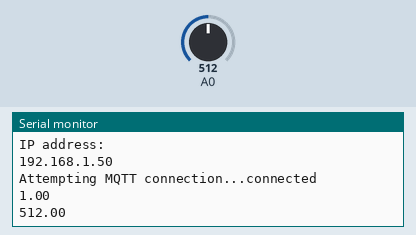
The sketch below on a simulated ESP8266 (NodeMCU). On the bench: the last lines printed to the serial monitor. Inputs (shaded band) come from the test bench; at power-on: A0 = 512. WiFi joins after 1.5 s; servers stay silent unless stated; no MQTT or app messages arrive unless stated.

Above: at 2.7 s.
2.8 s: A0 set to 716
At 4.1 s:
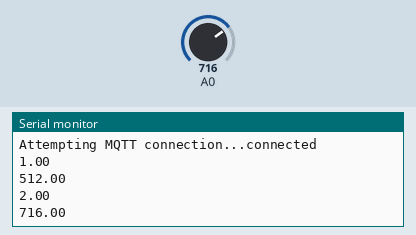
4.3 s: A0 set to 900
At 6.6 s:
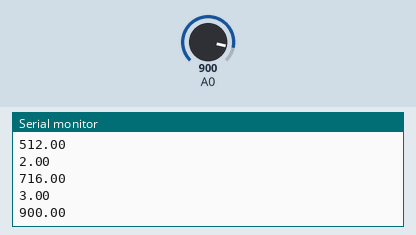
Timing chart, 0 to 8.1 s (numbered marks = the images above; inputs shaded):
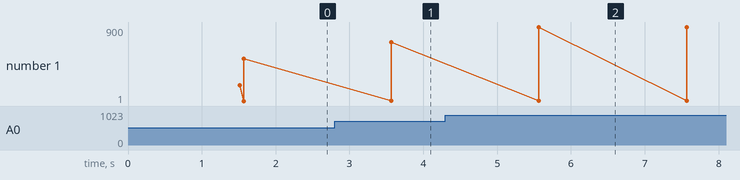

Measured:
- after the input at 2.8 s, the serial monitor: prints a new line after 0.77 s (image 1)
- after the input at 4.3 s, the serial monitor: prints a new line after 1.3 s (image 2)
- plotted number 1: 512 → 716 after the input at 2.8 s, 716 → 900 after the input at 4.3 s

The sketch:

MQTT_Pub.ino
```cpp
/*
 * @MQTT_FreeBoard.ino
 * @author: doanthevinh1991@gmail.com
 * @Organization: Maker Hanoi
 *
 * This program make ESP8266 used as an MQTT Client
 * connect to mqtt broker and send data to specific topic
 * and display data on the server by using FreeBoard
 */

#include <ESP8266WiFi.h>
#include <PubSubClient.h>

// Thông tin Wifi
const char* ssid = "nghiem xuan nang";
const char* password = "88888888";

const char* mqtt_server = "54.254.167.51"; // Thông tin MQTT Broker Maker Hanoi đang deploy

// Thông tin tin clientID, publishing, subcribing topic. ClientID nên là duy nhất trong tất cả các ứng dụng
// Thay đổi thông tin ở đây tương ứng với thông tin các bạn muốn
const char* clientID = "1309b99e-3700-4b32-a91c-2f884d61f355";

const char* outTopic = "public/esp/1309b99e-3700-4b32-a91c-2f884d61f355/device_out";
const char* inTopic = "public/esp/1309b99e-3700-4b32-a91c-2f884d61f355/device_in";

// Generally, you should use "unsigned long" for variables that hold time
unsigned long previousMillis = 0;        // will store last temp was read
const long interval = 2000;              // interval at which to read sensor

WiFiClient espClient;
PubSubClient client(espClient);
char msg[50];
int count = 0;

// Hàm kết nối Wifi
void setup_wifi() {

  delay(10);
  // We start by connecting to a WiFi network
  Serial.println();
  Serial.print("Connecting to ");
  Serial.println(ssid);

  WiFi.begin(ssid, password);

  while (WiFi.status() != WL_CONNECTED) {
    delay(500);
    Serial.print(".");
  }

  Serial.println("");
  Serial.println("WiFi connected");
  Serial.println("IP address: ");
  Serial.println(WiFi.localIP());
}

// Hàm call back được gọi khi nhận được thông tin từ subcribing topic
// Trong ứng dụng demo này thì chưa xử lý gì thông tin nhận được
void callback(char* topic, byte* payload, unsigned int length) {
  // do nothing here

}

// Reconnect đến MQTT Broker
void reconnect() {
  // Loop until we're reconnected
  while (!client.connected()) {
    Serial.print("Attempting MQTT connection...");
    // Attempt to connect
    if (client.connect(clientID)) {
      Serial.println("connected");
      // Once connected, publish an announcement...
      client.publish(outTopic, clientID);
      // ... and resubscribe
      client.subscribe(inTopic);
    }
    else {
      Serial.print("failed, rc=");
      Serial.print(client.state());
      Serial.println(" try again in 5 seconds");
      // Wait 5 seconds before retrying
      delay(5000);
    }
  }
}

void publishValue() {
  count++;
  dtostrf(count, 2, 2, msg);
  Serial.println(msg);
  dtostrf(analogRead(A0), 2, 2, msg);
  String msg_str = msg;
  Serial.println(msg);
  client.publish(outTopic, msg);
  delay(2000);
}

void setup() {
  Serial.begin(115200);
  setup_wifi();
  client.setServer(mqtt_server, 1883);
  client.setCallback(callback);
}

void loop() {
  if (!client.connected()) {
    reconnect();
  }
  publishValue();
  client.loop();
}
```
